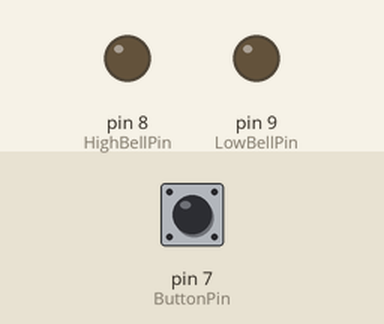
A sketch run on a simulated Arduino Uno, built with avr-gcc and run on an emulated ATmega328P. Shown: output pins drawn as LEDs (lit = HIGH). The test bench sets the inputs (shaded band); at power-on: pin 7 (ButtonPin) HIGH.

Above: at 1.2 s.
1.3 s: pin 7 (ButtonPin) pulled LOW for 0.15 s
At 3.0 s:
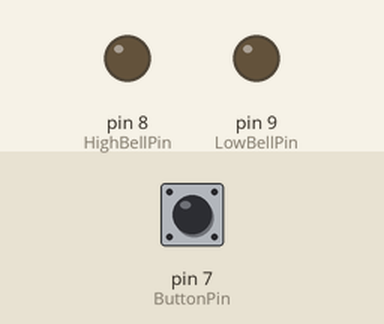
4.3 s: pin 7 (ButtonPin) pulled LOW for 3.2 s
At 6.0 s:
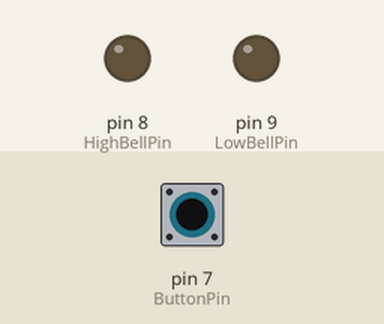
Timing chart, 0 to 9.3 s (numbered marks = the images above; inputs shaded):
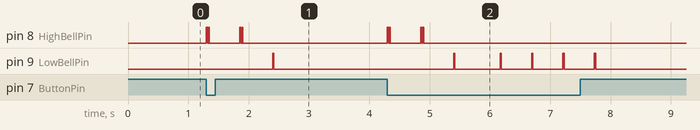

The sketch:

CosBell.ino
```cpp
/*CosBell (Doorbell for cos)
 *
 * Arduino controlled bell ringer.
 * Two tone bell is connected trough
 * 2 mosfets.
 *
 * Pin 7 goes low when button is pressed.
 * Pin 9 and 8 are control lines, active high.
 *
 * Pin 8 plays "DingDong" sound,
 * Pin 9 plays "Dong" sound.
 * By aplying voltage to coil again shortly after "Ding",
 * "Dong" won't be rang.
 *
 * Ketturi 2015
 */

//Some defines
const int ButtonPin = 7;
const int LowBellPin = 9;
const int HighBellPin = 8;

const int HammerTime = 20;      //How long hammer solennoid is powered

//Adjust these if high bell strikes also low bell
const int PullDelay = 20;    //Delay from striking high note bell to before hitting low note bell
const int PullTime = 10;     //Time to stop hammer hitting low note bell

int counter = 0;

void setup() {
  //Set pin direction
  pinMode(ButtonPin, INPUT_PULLUP);
  pinMode(LowBellPin, OUTPUT);
  pinMode(HighBellPin, OUTPUT);

  //Make extra sure everything is low!
  digitalWrite(LowBellPin, LOW);
  digitalWrite(HighBellPin, LOW);
}

void loop() {
  if (digitalRead(ButtonPin) == LOW) {
    if (counter >= 1){ //If button is held down bell will ring more alarming
      DoorBellRing();
      }

    else {             //If button is quicly pressed it will just ring once
      counter = counter+1;
      PlayBellSingle();
      delay(500);
      }

  if (digitalRead(ButtonPin) == HIGH){
    counter = 0;
    }
  }
 }

void PlayBellSingle(){   //Doorbell song
  RingHighBell();
  delay(500);
  RingHighBell();
  delay(500);
  RingLowBell();
 }


void DoorBellRing(){  // Knock knock knock
  delay(250);
  RingLowBell();
  delay(250);
}


void RingHighBell(){ //pull hammer to high tone bell
  digitalWrite(HighBellPin, HIGH); //Strike
  delay(HammerTime);
  digitalWrite(HighBellPin, LOW);
  delay(PullDelay);
  digitalWrite(HighBellPin, HIGH);  //Pullback so hammer does not hit low note bell
  delay(PullTime);
  digitalWrite(HighBellPin, LOW);
 }

void RingLowBell(){ //pull hammer to low tone bell
  digitalWrite(LowBellPin, HIGH); //Strike
  delay(HammerTime);
  digitalWrite(LowBellPin, LOW);
 }

  /*
   * In a world of magnets and miracles
   * Our thoughts strayed constantly and without boundary
   * The ringing of the division bell had begun
   *  High Hopes - Pink Floyd
   */
```

Measured:
- after the input at 1.3 s, pin 9 (LowBellPin): LOW → HIGH after 1.1 s, → LOW 0.02 s later
- after the input at 4.3 s, pin 9 (LowBellPin): goes HIGH 0.02 s, LOW 0.75 s, 3 × (HIGH 0.02 s, LOW 0.50 s), HIGH 0.02 s, then LOW, starting after 1.1 s
